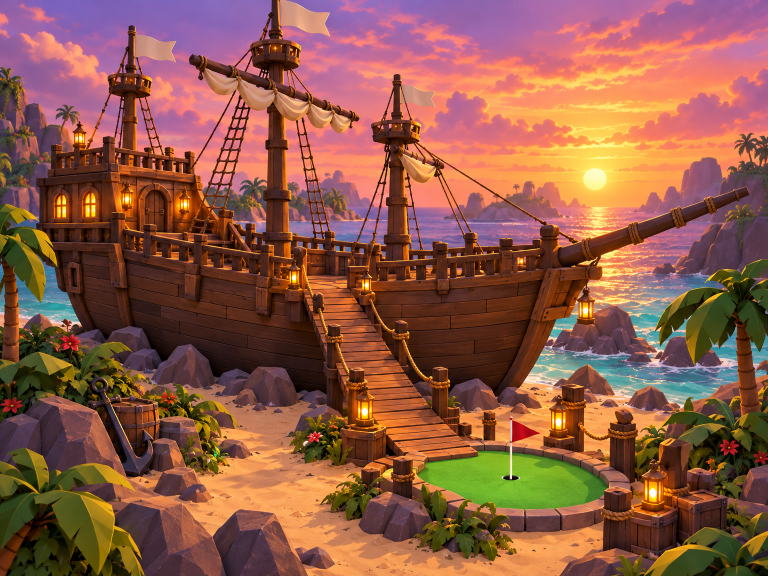
#> input picture assets/mini-golf-v2/pirate-shipwreck/concepts/r4-start-ship/raw/A.png, 1536 x 1152 px, found by its file name (shown at 1/2 size); its folder holds 4 pictures in this run
$ python make_sheet.py
#> lines starting #> are read from the running program, lines starting #| are printed output that depends on the picture
import math
from PIL import Image, ImageDraw, ImageFont
D='/workspace/gameart/pirate-shipwreck/r4-start-ship/'
FB='/usr/share/fonts/truetype/dejavu/DejaVuSans-Bold.ttf';F='/usr/share/fonts/truetype/dejavu/DejaVuSans.ttf'
f=lambda p,s:ImageFont.truetype(p,s)
BG=(18,28,40);GOLD=(255,236,170);TXT=(225,232,242)
WOOD=(110,70,40);DWOOD=(80,50,30);POST=(100,72,50);POST2=(122,90,64);THATCH=(200,165,90);ROCK=(115,100,92);SAND=(226,184,128);FELT=(105,185,98);FLAME=(240,110,30)
CW,CH=800,600; M=30; W=3*CW+4*M
HEAD=110; LAB=70; DESC=150; PLANH=360; PAL=190
H=HEAD+LAB+CH+DESC+PLANH+PAL+60
c=Image.new('RGB',(W,H),BG);d=ImageDraw.Draw(c)
#> after `c = Image.new('RGB', (W, H), BG)`:
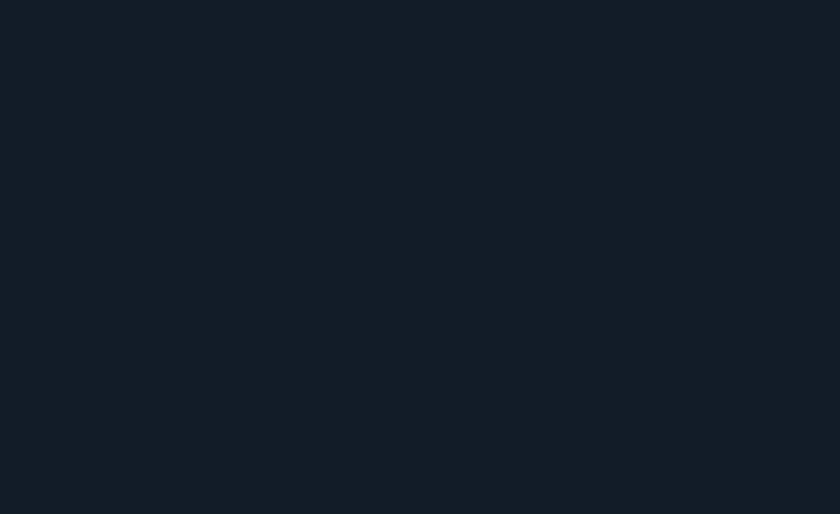
#> c: PIL image 2520x1540 RGB (shown at 1/3 size); mean R, G, B 18, 28, 40
d.text((M,40),'START SHIP: 3 OPTIONS  (Pirate Shipwreck, Look B Golden Hour Hideaway)',font=f(FB,38),fill=GOLD,anchor='lm')
d.text((M,84),'Player spawns in the captain\'s cabin, walks out onto the deck, then down a gangplank to the pad 1 tee. Hull intact, no hole. Ship ~320 long x 90 wide x 60 tall studs, mast tip ~160, deck ~Y24.',font=f(F,20),fill=(210,220,230),anchor='lm')
def wrap(t,ft,w):
    out=[];cur=''
    for x in t.split():
        if d.textlength((cur+' '+x).strip(),font=ft)<=w: cur=(cur+' '+x).strip()
        else: out.append(cur);cur=x
    out.append(cur);return out
opts=[
('A','UPRIGHT GALLEON','Level beached galleon, stern cabin at the left. Door opens forward onto the main deck, then a long straight gangplank drops off the midship sand side to the tee. Most readable, easiest to build and collide.'),
('B','LISTING SHIP + RAMP','Ship leans ~15 degrees on the sand, cabin raised at the stern. Door opens onto a short stair, then a wide slanted ramp-gangplank down the low side to the tee. Most dramatic silhouette, most "shipwreck".'),
('C','SHIP ON ROCKY JETTY','Bow rests on a rock shelf, stern floats in the lagoon. Cabin door faces a wooden pier; midship gangplank to the pier, then a lantern dock walk to the tee on the sand. Most variety: water, rock and dock.')]
def hull(cx,cy,L,Wd,ang):
    # pointed bow on +x
    pts=[(-L/2,-Wd/2*0.8),(L*0.18,-Wd/2),(L/2,0),(L*0.18,Wd/2),(-L/2,Wd/2*0.8)]
    a=math.radians(ang);return [(cx+x*math.cos(a)-y*math.sin(a),cy+x*math.sin(a)+y*math.cos(a)) for x,y in pts]
def rot(cx,cy,x,y,ang):
    a=math.radians(ang);return (cx+x*math.cos(a)-y*math.sin(a),cy+x*math.sin(a)+y*math.cos(a))
def arrow(dr,p,q,col,w=4):
    dr.line([p,q],fill=col,width=w)
    a=math.atan2(q[1]-p[1],q[0]-p[0]);s=12
    dr.polygon([q,(q[0]-s*math.cos(a-0.45),q[1]-s*math.sin(a-0.45)),(q[0]-s*math.cos(a+0.45),q[1]-s*math.sin(a+0.45))],fill=col)
def dash(dr,pts,col,w=4):
    for p,q in zip(pts,pts[1:]):
        n=int(math.dist(p,q)//14)
        for i in range(0,n,2):
            a=i/n;b=min((i+1)/n,1)
            dr.line([(p[0]+(q[0]-p[0])*a,p[1]+(q[1]-p[1])*a),(p[0]+(q[0]-p[0])*b,p[1]+(q[1]-p[1])*b)],fill=col,width=w)
def tag(dr,xy,t,col=(255,255,255),sz=15,anchor='mm'):
    ft=f(FB,sz);b=dr.textbbox(xy,t,font=ft,anchor=anchor)
    dr.rounded_rectangle((b[0]-5,b[1]-3,b[2]+5,b[3]+3),radius=5,fill=(15,20,30));dr.text(xy,t,font=ft,fill=col,anchor=anchor)
S=1.65
def hullpts(n=24):
    pts=[]
    # stern flat-ish rounded (x=-160) to pointed bow (x=+160); half width 45
    for i in range(n+1):
        x=-160+320*i/n
        t=(x+160)/320
        hw=45*(1-t**3.2)**0.8 if t>0.0 else 40
        hw=min(45,hw+ (10 if t<0.08 else 0))*(0.88+0.12*min(1,t*6))
        pts.append((x,-hw))
    return pts+[(x,-y) for x,y in reversed(pts)]
def plan(k):
    w=CW;h=PLANH-30
    im=Image.new('RGB',(w,h),SAND);p=ImageDraw.Draw(im)
    PATH=(255,230,80);DOOR=(255,60,50)
    ox,oy,ang={'A':(400,120,0),'B':(390,125,-9),'C':(330,110,0)}[k]
    T=lambda x,y:rot(ox,oy,x*S,y*S,ang)
    def poly(pts,**kw):p.polygon([T(*q) for q in pts],**kw)
    def box(x0,y0,x1,y1,**kw):poly([(x0,y0),(x1,y0),(x1,y1),(x0,y1)],**kw)
    # water
    if k=='A': p.rectangle((0,0,w,170),fill=(60,150,170))
    if k=='B':
        p.polygon([(0,0),(w,0),(w,95),(0,185)],fill=(60,150,170))
    if k=='C':
        p.rectangle((0,0,w,200),fill=(60,150,170))
        p.polygon([(560,0),(w,0),(w,205),(600,205),(520,120),(540,60)],fill=ROCK,outline=(80,70,64))
    # sand wet edge
    # hull
    poly(hullpts(),fill=DWOOD,outline=(40,25,15))
    # deck (inset)
    poly([(x*0.93,y*0.82) for x,y in hullpts()],fill=WOOD)
    # deck planks
    for xx in range(-140,140,28):
        a1=T(xx,-30);a2=T(xx,30);p.line([a1,a2],fill=(98,62,36),width=1)
    # masts
    for mx in (-70,10,95):
        q=T(mx,0);p.ellipse((q[0]-7,q[1]-7,q[0]+7,q[1]+7),fill=DWOOD,outline=(30,20,10))
    # cabin (stern)
    cab=(-155,-34,-100,34) if k!='B' else (110,-33,155,33)
    if k=='B': cab=(-155,-33,-108,33)
    box(*cab,fill=DWOOD,outline=(40,25,15))
    cx0=(cab[0]+cab[2])/2
    tag(p,T(cx0,0),'CABIN',sz=13)
    # door on cabin forward wall, arrow
    dpos=T(cab[2],0)
    arrow(p,T(cab[2]-14,0),T(cab[2]+24,0),DOOR,4) if k!='C' else arrow(p,T(-128,10),T(-128,50),DOOR,4)
    # gangplank + path
    if k=='A':
        path=[T(cab[2]+24,0),T(10,0),T(10,45)]
        gp=[(0,40),(22,40),(22,100),(0,100)] # stud coords
        poly(gp,fill=POST2,outline=DWOOD)
        tee=(T(11,0)[0]+30,285);dash(p,path+[T(11,100),tee],PATH)
    if k=='B':
        path=[T(cab[2]+24,0),T(-60,0),T(-60,38)]
        poly([(-82,36),(-38,36),(-26,100),(-94,100)],fill=POST2,outline=DWOOD)
        tee=(T(-60,100)[0]+20,285);dash(p,path+[T(-60,95),tee],PATH)
    if k=='C':
        # pier along sand side of ship
        box(-150,48,60,68,fill=POST2,outline=DWOOD)
        for xx in range(-145,60,35):
            q=T(xx,70);p.ellipse((q[0]-4,q[1]-4,q[0]+4,q[1]+4),fill=DWOOD)
        poly([(-30,38),(-8,38),(-8,52),(-30,52)],fill=POST2,outline=DWOOD) # gangplank to pier
        tee=(T(60,58)[0]+60,285)
        # dock walk
        p.rectangle((T(60,48)[0]-1,T(60,48)[1],T(60,48)[0]+(tee[0]-T(60,48)[0])+0,T(60,48)[1]+20),fill=POST2,outline=DWOOD)
        path=[T(cab[2]+24,0),T(-100,0)]
        # door faces pier: re-aim door arrow across to pier
        p.polygon([(0,0)],fill=None) if False else None
        dash(p,[T(-128,52),T(-128,58),T(60,58),(tee[0],T(60,58)[1]),tee],PATH)
    # tee
    p.ellipse((tee[0]-60,tee[1]-34,tee[0]+60,tee[1]+34),fill=FELT,outline=(60,120,60),width=3)
    p.ellipse((tee[0]-5,tee[1]-5,tee[0]+5,tee[1]+5),fill=(30,30,30))
    p.rectangle((tee[0]+20,tee[1]-20,tee[0]+23,tee[1]+-2),fill=(235,235,235));p.polygon([(tee[0]+23,tee[1]-20),(tee[0]+40,tee[1]-14),(tee[0]+23,tee[1]-8)],fill=(210,50,40))
    tag(p,(tee[0]-70,tee[1]),'PAD 1 TEE',col=(190,255,190),sz=15,anchor='rm')
    # labels
    lab={'A':[('GANGPLANK',(T(11,70)[0]+70,T(11,70)[1])),('bow',T(165,0)),('stern',T(-175,0))],
         'B':[('RAMP',(T(-60,70)[0]+70,T(-60,70)[1])),('bow',T(168,0)),('stern',T(-175,0)),('ship tilts ~15 deg, low side toward sand',(215,232))],
         'C':[('DOCK PIER',(T(-70,80)[0],T(-70,80)[1]+18)),('GANGPLANK',(T(-19,20)[0]+78,T(-19,20)[1])),('ROCK SHELF',(660,130)),('bow',T(168,-6)),('stern',T(-178,0))]}[k]
    for t,xy in lab:tag(p,xy,t,sz=13)
    tag(p,(80,22),'lagoon',sz=13)
    p.rectangle((0,0,w-1,h-1),outline=(10,15,22),width=3)
    tag(p,(w-96,h-16),'TOP-DOWN PLAN',sz=13,col=GOLD)
    return im
for i,(k,name,desc) in enumerate(opts):
    x=M+i*(CW+M)
    y=HEAD
    d.text((x,y+LAB//2),f'OPTION {k}:  {name}',font=f(FB,32),fill=GOLD,anchor='lm')
    im=Image.open(D+f'raw/{k}.png').convert('RGB').resize((CW,CH),Image.LANCZOS)
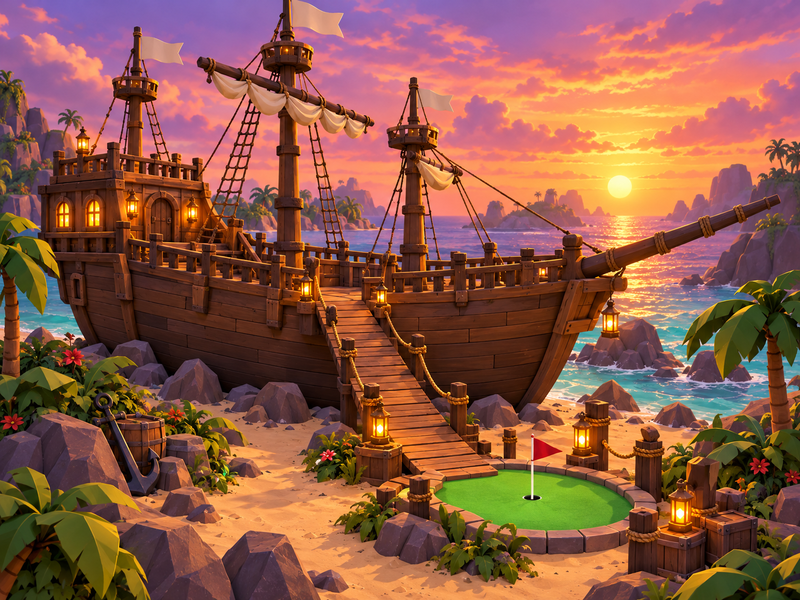
#> im: PIL image 800x600 RGB; mean R, G, B 142.2, 90.3, 71.8
    c.paste(im,(x,y+LAB))
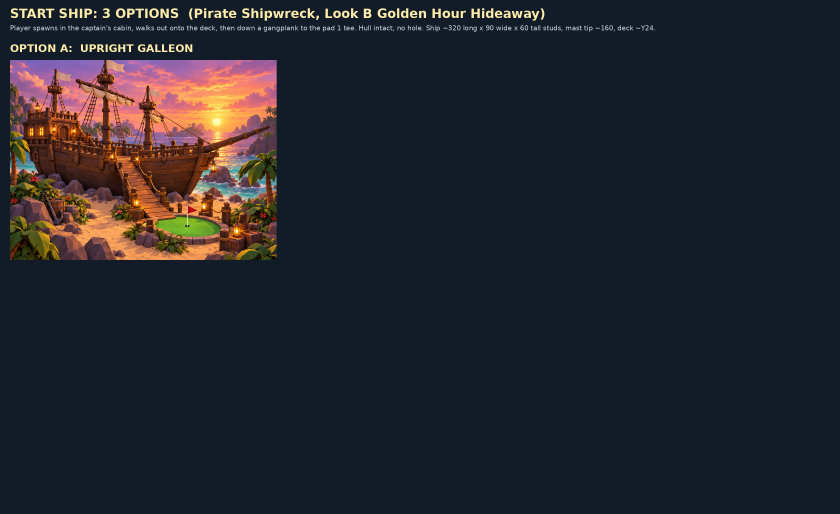
#> c: PIL image 2520x1540 RGB (shown at 1/3 size); mean R, G, B 35.2, 37.4, 45.1
    yy=y+LAB+CH+14
    for l in wrap(desc,f(F,20),CW):
        d.text((x,yy),l,font=f(F,20),fill=TXT);yy+=27
#> after the loop, yy = 875
    py=y+LAB+CH+DESC
    c.paste(plan(k),(x,py))
#> in plan, `im = Image.new('RGB', (w, h), SAND)`:
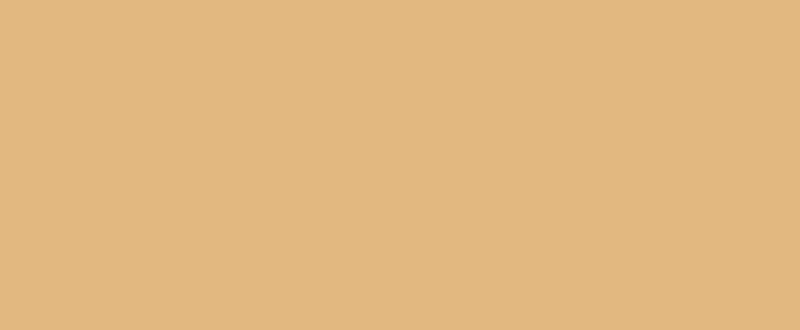
#> im: PIL image 800x330 RGB; mean R, G, B 226, 184, 128
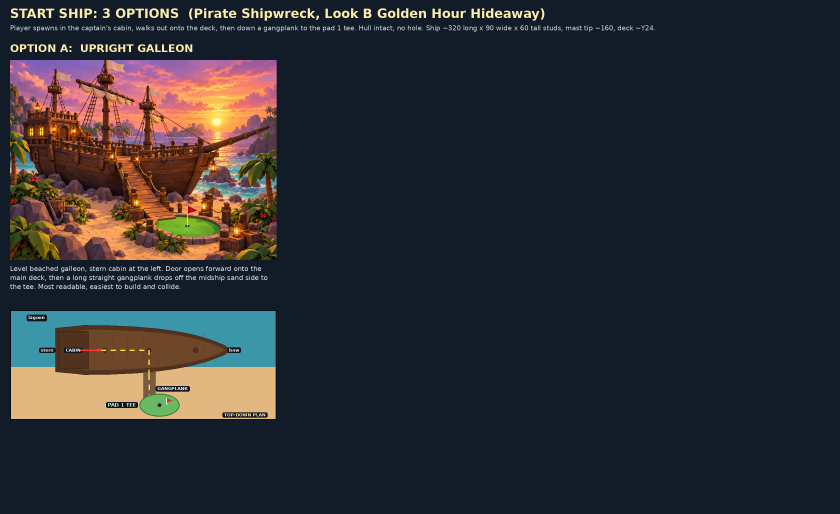
#> c: PIL image 2520x1540 RGB (shown at 1/3 size); mean R, G, B 43.6, 45.2, 50.5
    # legend under plan
    ly=py+PLANH-14
    d.line([(x,ly),(x+30,ly)],fill=(255,230,80),width=4);d.text((x+38,ly),'player path',font=f(F,15),fill=TXT,anchor='lm')
    d.line([(x+150,ly),(x+180,ly)],fill=(255,90,70),width=4);d.text((x+188,ly),'cabin door / facing',font=f(F,15),fill=TXT,anchor='lm')
#> pass 2 of the loop `for i,(k,name,desc) in enumerate(opts):`:
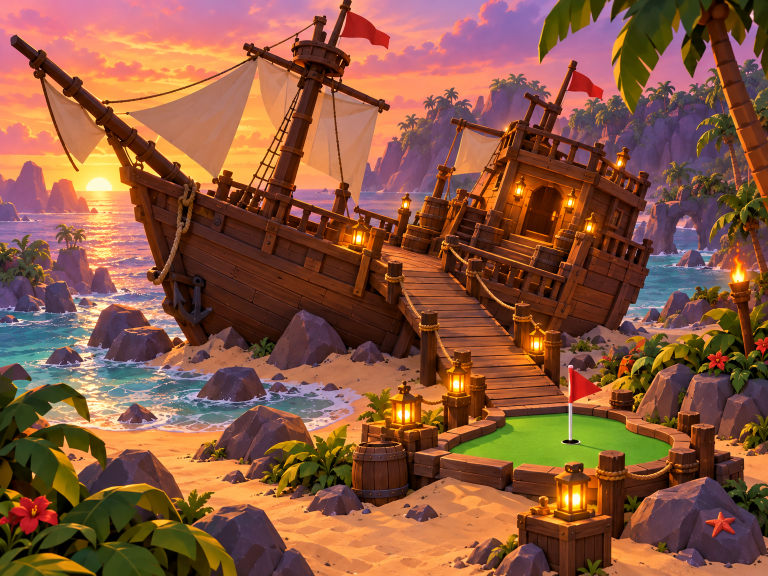
#> input picture assets/mini-golf-v2/pirate-shipwreck/concepts/r4-start-ship/raw/B.png, 1536 x 1152 px, found by its file name (shown at 1/2 size)
#> `c.paste(im,(x,y+LAB))`:
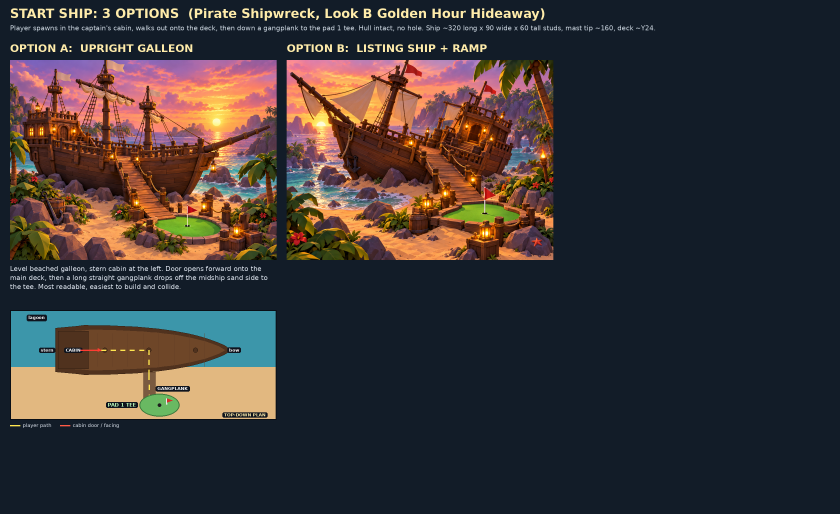
#> c: PIL image 2520x1540 RGB (shown at 1/3 size); mean R, G, B 58.8, 53, 53.6
#> the loop `for l in wrap(desc,f(F,20),CW):` made 3 passes
#> yy on passes 1 to 3: 821, 848, 875
#> `c.paste(plan(k),(x,py))`:
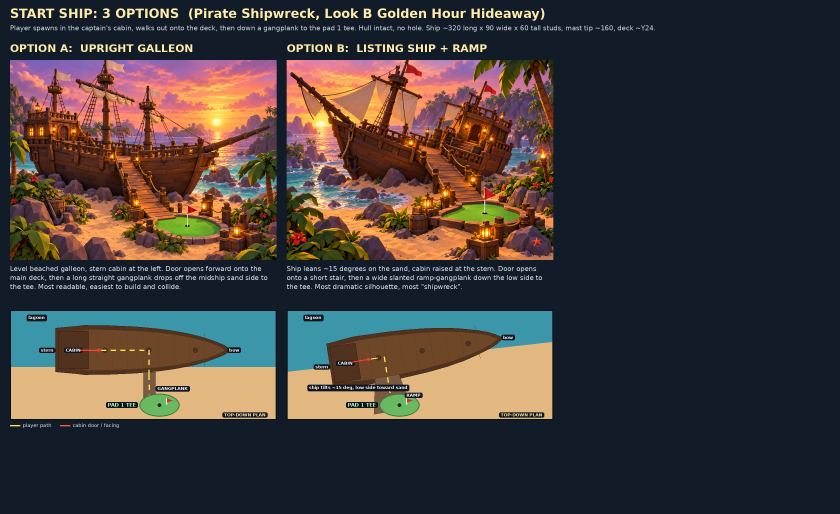
#> c: PIL image 2520x1540 RGB (shown at 1/3 size); mean R, G, B 67.3, 60.7, 58.9
#> (the run stopped early here; a loop or call above may not have finished)
